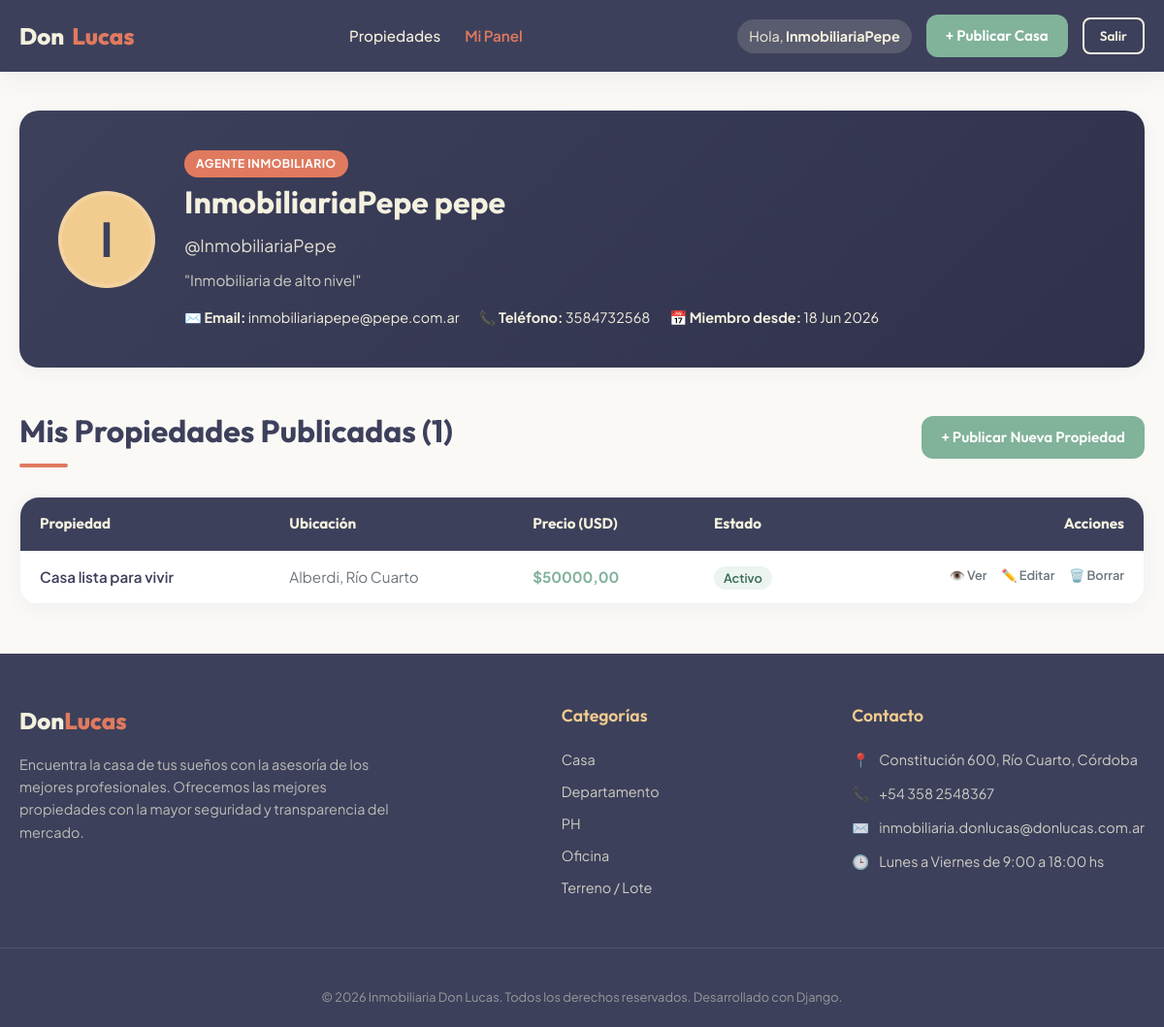
Page /panel/ (signed in) on the committed database.
### propiedades/models.py (models this page shows, shortened)
class CustomUser(AbstractUser):
    telefono = models.CharField(max_length=20, blank=True, null=True, verbose_name="Teléfono")
    biografia = models.TextField(blank=True, null=True, verbose_name="Biografía / Presentación")
    es_agente = models.BooleanField(default=False, verbose_name="Es Agente Inmobiliario")
    foto_perfil = models.ImageField(upload_to='perfiles/', blank=True, null=True, verbose_name="Foto de Perfil")

class Propiedad(models.Model):
    titulo = models.CharField(max_length=200, verbose_name="Título de la publicación")
    descripcion = models.TextField(verbose_name="Descripción de la propiedad")
    tipo = models.ForeignKey(TipoPropiedad, on_delete=models.PROTECT, related_name="propiedades", verbose_name="Tipo de Propiedad")
    ubicacion = models.ForeignKey(Ubicacion, on_delete=models.PROTECT, related_name="propiedades", verbose_name="Ubicación")
    servicios = models.ManyToManyField(Servicio, blank=True, related_name="propiedades", verbose_name="Servicios / Comodidades")
    precio = models.DecimalField(max_digits=12, decimal_places=2, verbose_name="Precio (USD)")
    superficie = models.IntegerField(verbose_name="Superficie Total (m²)")
    habitaciones = models.IntegerField(verbose_name="Cantidad de Habitaciones")
    banos = models.IntegerField(verbose_name="Cantidad de Baños")
    imagen = models.ImageField(upload_to='propiedades/', verbose_name="Imagen Principal")
    agente = models.ForeignKey(CustomUser, on_delete=models.PROTECT, related_name="propiedades", verbose_name="Agente asignado")
    activo = models.BooleanField(default=True, verbose_name="Publicación Activa")
    fecha_creacion = models.DateTimeField(auto_now_add=True, verbose_name="Fecha de Publicación")
    class Meta:
        verbose_name = "Propiedad"
        verbose_name_plural = "Propiedades"
        ordering = ['-fecha_creacion']

class Ubicacion(models.Model):
    barrio = models.CharField(max_length=100, verbose_name="Barrio / Zona")
    ciudad = models.CharField(max_length=100, verbose_name="Ciudad")
    provincia = models.CharField(max_length=100, verbose_name="Provincia")
    class Meta:
        verbose_name = "Ubicación"
        verbose_name_plural = "Ubicaciones"
        unique_together = ('barrio', 'ciudad', 'provincia')

class TipoPropiedad(models.Model):
    nombre = models.CharField(max_length=50, unique=True, verbose_name="Nombre")
    descripcion = models.TextField(blank=True, null=True, verbose_name="Descripción")
    class Meta:
        verbose_name = "Tipo de Propiedad"
        verbose_name_plural = "Tipos de Propiedades"

### propiedades/views.py (the view)
# urls.py: path('panel/', views.DashboardView.as_view(), name='dashboard'),
class DashboardView(LoginRequiredMixin, TemplateView):
    template_name = 'propiedades/dashboard.html'
    def get_context_data(self, **kwargs):
        context = super().get_context_data(**kwargs)
        user = self.request.user
        if user.es_agente or user.is_staff:
            context['mis_propiedades'] = Propiedad.objects.filter(agente=user)
        else:
            context['mis_comentarios'] = Comentario.objects.filter(autor=user)
        return context

### propiedades/context_processors.py (called while the page is built)
def inmobiliaria_globals(request):
    return {
        'global_tipos': TipoPropiedad.objects.all(),
        'global_ubicaciones': Ubicacion.objects.all(),
        'inmobiliaria_contacto': {
            'nombre': 'Inmobiliaria Don Lucas',
            'telefono': '+54 358 2548367',
            'email': 'inmobiliaria.donlucas@donlucas.com.ar',
            'direccion': 'Constitución 600, Río Cuarto, Córdoba',
            'horario': 'Lunes a Viernes de 9:00 a 18:00 hs'
        }
    }

### propiedades/templates/propiedades/dashboard.html (shortened to what this page needs)
{% extends 'base.html' %}
{% block content %}
<div class="container dashboard-wrapper">
    <div class="profile-header-card">
        {% if user.foto_perfil %}
            <div class="profile-avatar-lg" style="overflow: hidden; padding: 0;">
                <img src="{{ user.foto_perfil.url }}" alt="{{ user.username }}" style="width: 100%; height: 100%; object-fit: cover;">
            </div>
        {% else %}
            <div class="profile-avatar-lg">
                {{ user.username|slice:":1"|upper }}
            </div>
        {% endif %}
        <div class="profile-info" style="flex: 1;">
            <span class="profile-badge">
                {% if user.is_superuser %}
                    Administrador de Plataforma
                {% elif user.es_agente or user.is_staff %}
                    Agente Inmobiliario
                {% else %}
                    Cliente Registrado
                {% endif %}
            </span>
            <h2>{{ user.first_name }} {{ user.last_name }}</h2>
            <p style="font-size: 1.1rem; color: rgba(244, 241, 222, 0.9);">@{{ user.username }}</p>
            {% if user.biografia %}
                <p class="profile-bio">"{{ user.biografia }}"</p>
            {% else %}
                <p class="profile-bio" style="font-style: italic; opacity: 0.6;">Sin biografía ingresada.</p>
            {% endif %}
            <div class="profile-meta-grid">
                <div>✉️ <strong>Email:</strong> {{ user.email }}</div>
                {% if user.telefono %}
                    <div>📞 <strong>Teléfono:</strong> {{ user.telefono }}</div>
                {% endif %}
                <div>📅 <strong>Miembro desde:</strong> {{ user.date_joined|date:"d M Y" }}</div>
            </div>
        </div>
    </div>
    {% if user.es_agente or user.is_staff %}
        <div class="section-header">
            <h2 class="section-title">Mis Propiedades Publicadas ({{ mis_propiedades.count }})</h2>
            <a href="{% url 'propiedad_create' %}" class="btn btn-secondary">+ Publicar Nueva Propiedad</a>
        </div>
        <div style="background-color: white; border-radius: var(--radius-lg); overflow: hidden; box-shadow: var(--shadow-subtle); border: 1px solid rgba(61, 64, 91, 0.05); margin-bottom: 40px;">
            <table style="width: 100%; border-collapse: collapse; text-align: left; font-size: 0.95rem;">
                <thead>
                    <tr style="background-color: var(--twilight-indigo); color: var(--eggshell); font-family: var(--font-heading);">
                        <th style="padding: 15px 20px;">Propiedad</th>
                        <th style="padding: 15px 20px;">Ubicación</th>
                        <th style="padding: 15px 20px;">Precio (USD)</th>
                        <th style="padding: 15px 20px;">Estado</th>
                        <th style="padding: 15px 20px; text-align: right;">Acciones</th>
                    </tr>
                </thead>
                <tbody>
                    {% for propiedad in mis_propiedades %}
                        <tr style="border-bottom: 1px solid rgba(61, 64, 91, 0.08); transition: var(--transition-smooth);" onmouseover="this.style.backgroundColor='#faf9f6'" onmouseout="this.style.backgroundColor='transparent'">
                            <td style="padding: 15px 20px; font-weight: 600;">
                                <a href="{% url 'propiedad_detail' propiedad.pk %}" style="color: var(--twilight-indigo);">{{ propiedad.titulo }}</a>
                            </td>
                            <td style="padding: 15px 20px; color: var(--text-muted);">
                                {{ propiedad.ubicacion.barrio }}, {{ propiedad.ubicacion.ciudad }}
                            </td>
                            <td style="padding: 15px 20px; font-weight: 700; color: var(--muted-teal);">
                                ${{ propiedad.precio }}
                            </td>
                            <td style="padding: 15px 20px;">
                                {% if propiedad.activo %}
                                    <span style="background-color: rgba(129, 178, 154, 0.15); color: #386b52; padding: 4px 10px; border-radius: 12px; font-size: 0.8rem; font-weight: 600;">Activo</span>
                                {% else %}
                                    <span style="background-color: rgba(231, 111, 81, 0.15); color: #a7371b; padding: 4px 10px; border-radius: 12px; font-size: 0.8rem; font-weight: 600;">Inactivo</span>
                                {% endif %}
                            </td>
                            <td style="padding: 15px 20px; text-align: right; display: flex; gap: 15px; justify-content: flex-end; align-items: center;">
                                <a href="{% url 'propiedad_detail' propiedad.pk %}" class="action-link">👁️ Ver</a>
                                <a href="{% url 'propiedad_update' propiedad.pk %}" class="action-link">✏️ Editar</a>
                                <a href="{% url 'propiedad_delete' propiedad.pk %}" class="action-link action-link-danger">🗑️ Borrar</a>
                            </td>
                        </tr>
                    {% endfor %}
                </tbody>
            </table>
        </div>
    {% endif %}
</div>
{% endblock %}

### propiedades/templates/base.html (shortened to what this page needs)
{% load static %}
<!DOCTYPE html>
<html lang="es">
<head>
    <link rel="stylesheet" href="{% static 'css/styles.css' %}">
</head>
<body>
    <header class="main-header">
        <div class="container navbar">
            <a href="{% url 'propiedad_list' %}" class="nav-brand">
                Don<span>Lucas</span>
            </a>
            <nav>
                <ul class="nav-links">
                    <li class="nav-item {% if request.resolver_match.url_name == 'propiedad_list' %}active{% endif %}">
                        <a href="{% url 'propiedad_list' %}">Propiedades</a>
                    </li>
                    {% if user.is_authenticated %}
                        <li class="nav-item {% if request.resolver_match.url_name == 'dashboard' %}active{% endif %}">
                            <a href="{% url 'dashboard' %}">Mi Panel</a>
                        </li>
                    {% endif %}
                </ul>
            </nav>
            <div class="user-menu">
                {% if user.is_authenticated %}
                    <span class="user-tag">Hola, <strong>{{ user.first_name|default:user.username }}</strong></span>
                    {% if user.es_agente or user.is_staff %}
                        <a href="{% url 'propiedad_create' %}" class="btn btn-secondary">+ Publicar Casa</a>
                    {% endif %}
                    <form action="{% url 'logout' %}" method="post" style="display:inline; margin:0; padding:0;">
                        <button type="submit" class="btn btn-outline" style="padding: 8px 16px; font-size: 0.85rem; border-radius: 8px; background:transparent;">Salir</button>
                    </form>
                {% else %}
                    <a href="{% url 'login' %}" class="btn btn-outline">Iniciar Sesión</a>
                    <a href="{% url 'registro' %}" class="btn btn-primary">Registrarse</a>
                {% endif %}
            </div>
        </div>
    </header>
    <main style="flex: 1;">
        {% block content %}{% endblock %}
    </main>
    <footer class="main-footer">
        <div class="container footer-grid">
            <div>
                <div class="footer-brand">Don<span>Lucas</span></div>
                <p class="footer-desc">
                    Encuentra la casa de tus sueños con la asesoría de los mejores profesionales. Ofrecemos las mejores propiedades con la mayor seguridad y transparencia del mercado.
                </p>
            </div>
            <div>
                <h4 class="footer-title">Categorías</h4>
                <ul class="footer-links">
                    {% for tipo in global_tipos %}
                        <li><a href="{% url 'propiedad_list' %}?tipo={{ tipo.id }}">{{ tipo.nombre }}</a></li>
                    {% empty %}
                        <li>Sin categorías registradas</li>
                    {% endfor %}
                </ul>
            </div>
            <div>
                <h4 class="footer-title">Contacto</h4>
                <div class="footer-contact-item">
                    <span>📍</span> {{ inmobiliaria_contacto.direccion }}
                </div>
                <div class="footer-contact-item">
                    <span>📞</span> {{ inmobiliaria_contacto.telefono }}
                </div>
                <div class="footer-contact-item">
                    <span>✉️</span> {{ inmobiliaria_contacto.email }}
                </div>
                <div class="footer-contact-item">
                    <span>🕒</span> {{ inmobiliaria_contacto.horario }}
                </div>
            </div>
        </div>
        <div class="container footer-bottom">
            <p>&copy; 2026 Inmobiliaria Don Lucas. Todos los derechos reservados. Desarrollado con Django.</p>
        </div>
    </footer>
</body>
</html>

### rows in the picture
CustomUser: first_name "InmobiliariaPepe", username "I", last_name "pepe", username "InmobiliariaPepe", biografia "Inmobiliaria de alto nivel", email "inmobiliariapepe@pepe.com.ar", telefono "3584732568", date_joined "18 Jun 2026"
Propiedad: titulo "Casa lista para vivir", ubicacion.barrio "Alberdi", ubicacion.ciudad "Río Cuarto", precio "50000,00", activo "Activo"
TipoPropiedad: nombre "Casa"
TipoPropiedad: nombre "Departamento"
TipoPropiedad: nombre "PH"
TipoPropiedad: nombre "Oficina"
TipoPropiedad: nombre "Terreno / Lote"

### other values in the picture
{{ mis_propiedades.count }} "1"
{{ inmobiliaria_contacto.direccion }} "Constitución 600, Río Cuarto, Córdoba"
{{ inmobiliaria_contacto.telefono }} "+54 358 2548367"
{{ inmobiliaria_contacto.email }} "inmobiliaria.donlucas@donlucas.com.ar"
{{ inmobiliaria_contacto.horario }} "Lunes a Viernes de 9:00 a 18:00 hs"
